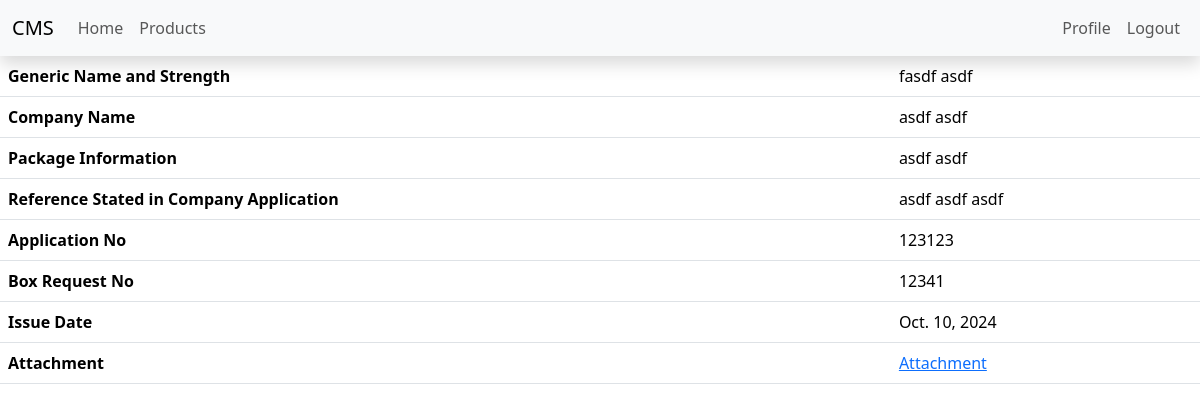
Page /products/3/boxapprovals/3 (signed in) on the committed database.
### products/models.py (models this page shows, shortened)
class BoxApproval(models.Model):
    generic_name_and_strength = models.CharField(max_length=1000)
    company_name = models.CharField(max_length=1000)
    package_information = models.CharField(max_length=1000)
    reference_stated_in_company_application = models.CharField(max_length=1000)
    application_no = models.IntegerField()
    box_request_number = models.IntegerField()
    issue_date = models.DateField()
    attachment = models.FileField(upload_to=upload_to)
    product = models.ForeignKey(Product,on_delete=models.CASCADE)

### products/views.py (the view)
# urls.py: path('<pk>/boxapprovals/<ba_pk>',DetailBoxApproval.as_view(),name="detail_boxapproval"),
class DetailBoxApproval(DetailView):
    model = BoxApproval
    template_name = "./product/box_approval/detail.html"
    def get_object(self, queryset: QuerySet[Any] | None = ...) -> Model:
        pk = self.kwargs.get("ba_pk")
        try:
            return BoxApproval.objects.get(pk=pk)
        except NameApproval.DoesNotExist:
            raise Http404("Name Approval doesn't exist.")

### Templates/Product/box_approval/detail.html
{% extends "../../__layout__.html" %}
{% load static %}
{% block content %}
<table class="table">
    <tbody>
        {% with object as boxapproval %}
        <tr>
            <th scope="row">Generic Name and Strength</th>
            <td>{{ boxapproval.generic_name_and_strength }}</td>
        </tr>
        <tr>
            <th scope="row">Company Name</th>
            <td>{{ boxapproval.company_name }}</td>
        </tr>
        <tr>
            <th scope="row">Package Information</th>
            <td>{{ boxapproval.package_information }}</td>
        </tr>
        <tr>
            <th scope="row">Reference Stated in Company Application</th>
            <td>{{ boxapproval.reference_stated_in_company_application }}</td>
        </tr>
        <tr>
            <th scope="row">Application No</th>
            <td>{{ boxapproval.application_no }}</td>
        </tr>
        <tr>
            <th scope="row">Box Request No</th>
            <td>{{ boxapproval.box_request_number }}</td>
        </tr>
        <tr>
            <th scope="row">Issue Date</th>
            <td>{{ boxapproval.issue_date }}</td>
        </tr>
        <tr>
            <th scope="row">Attachment</th>
            <td><a id="boxApproval" target="_blank"
                    href="/media/{{ boxapproval.attachment }}">Attachment</a>
            </td>
        </tr>
        {% endwith %}
    </tbody>
</table>
{% endblock %}

### Static/css/main.css (style rules this page uses)
* { overflow-wrap: break-word !important; }

### rows in the picture
BoxApproval: generic_name_and_strength "fasdf asdf", company_name "asdf asdf", package_information "asdf asdf", reference_stated_in_company_application "asdf asdf asdf", application_no "123123", box_request_number "12341", issue_date "Oct. 10, 2024"
